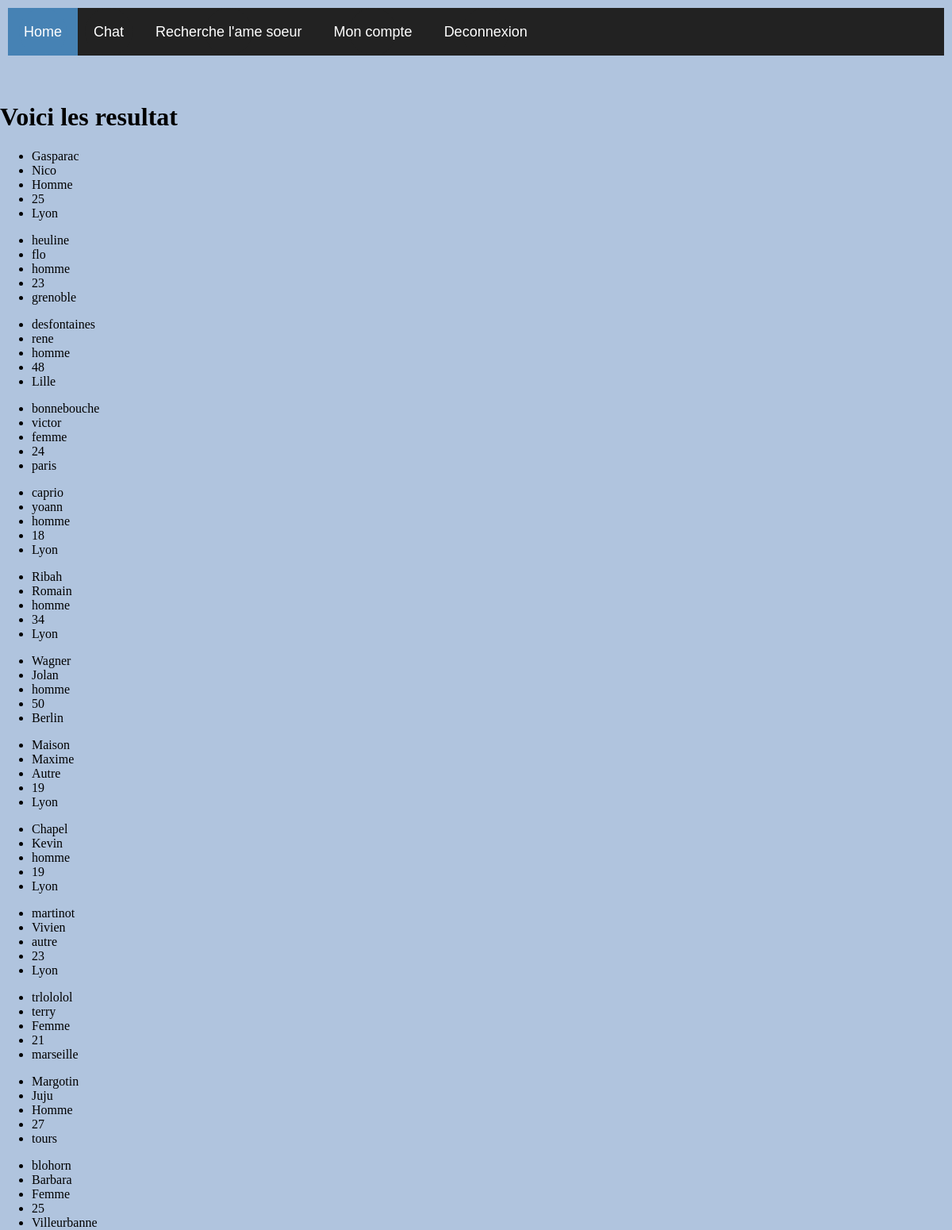
Screenshot of /actionRechercheMembre.php (signed in) with the database file from the repository.
### tables this page shows
CREATE TABLE `information_client` (
  `id_membre` int(11) NOT NULL,
  `nom` varchar(255) NOT NULL,
  `prenom` varchar(255) NOT NULL,
  `date_de_naissance` int(11) NOT NULL,
  `sexe` varchar(255) NOT NULL,
  `ville` varchar(255) NOT NULL,
  `email` varchar(255) NOT NULL,
  `password` varchar(255) NOT NULL,
  `active` tinyint(1) NOT NULL DEFAULT '1'
);

### connection_bdd.php (called while the page is built, shortened)
<?php
class Database
{
    public function __construct()
    {
            $bdd = new PDO('mysql:host=127.0.0.1; dbname=my_meetic_test', 'root', 'pandaporc37');
            $bdd->setAttribute(PDO::ATTR_ERRMODE, PDO::ERRMODE_EXCEPTION);
            $this->bdd = $bdd;
    }
}
$reqdb = new Database();
?>

### class.connec.php (the view, shortened to what this page needs)
<?php
require_once "connection_bdd.php";
class Connection
{
    public function searchMembre($sexe, $date_naissance, $ville, $ville2)
    {
        global $reqdb;
        $sqlSearch = "SELECT * FROM information_client WHERE 1";
        $connexion = $reqdb->bdd->prepare($sqlSearch);
        $connexion->execute();
        $result = $connexion->fetchAll(PDO::FETCH_ASSOC);
        foreach ($result as $element) {
            echo "<ul>";
            echo "<li>" .  $element['nom'] . "</li>";
            echo  "<li>" . $element['prenom'] . "</li> ";
            echo  "<li>" . $element['sexe'] . "</li> ";
            echo  "<li>" . $element['date_de_naissance']. "</li> ";
            echo  "<li>" . $element['ville'] . "</li> ";
            echo "</ul>";
        }
    }
}

### actionRechercheMembre.php (shortened to what this page needs)
<?php
require_once "connection_bdd.php";
require_once "class.connec.php";
$lolilol = new Connection($_SESSION['email'], $_SESSION['password']);
?>
<!DOCTYPE html>
<html lang="fr">
<head>
    <link rel="stylesheet" type="text/css" href="style.css">
</head>
<ul id="navbar">
    <li class="active"><a href="indexCompte.php">Home</a></li>
    <li><a href="#">Chat</a></li>
    <li><a href="rechercheMembre.php">Recherche l'ame soeur</a></li>
    <li><a href="monCompte.php">Mon compte</a></li>
    <li><a href="deco.php">Deconnexion</a></li>
</ul>
<br><br><br><br><br><br>
<h1>Voici les resultat </h1>
<?php
$lolilol->searchMembre
($_POST['resultRechercheSexe'],
    $_POST['resultRechercheAge'],
    $_POST['resultRechercheVille'],
    $_POST['resultRechercheVille2']
);
?>
<body>
</body>
</html>

### style.css (style rules this page uses)
html, body { height: 100%; }
body { margin: 0; background-color: lightsteelblue; background-image: url('http://hdw.datawallpaper.com/architecture/vintage-new-york-city-299988.jpg'); background-position: center; background-size: cover; -webkit-background-blend-mode: overlay; -moz-background-blend-mode: overlay; background-blend-mode: overlay; }
#navbar { position: absolute; top: 10px; left: 10px; right: 10px; height: 60px; margin: 0; padding: 0; list-style: none; background: #222; font-family: 'Oswald', sans-serif; font-size: 18px; font-weight: 300; }
#navbar li { position: relative; float: left; line-height: 60px; background: inherit; text-align: center; transition: all .2s; }
#navbar li a { position: relative; display: block; padding: 0 20px; line-height: inherit; color: white; text-decoration: none; }
#navbar li:before { content: ''; display: block; position: absolute; left: 50%; margin-left: -30px; width: 60px; height: 60px; background: #222; border-radius: 50%; transform: rotate(45deg); }
#navbar li.active, #navbar li.active:before { background: steelblue; }

### rows the page displays
information_client: nom "Gasparac", prenom "Nico", sexe "Homme", date_de_naissance "25", ville "Lyon"
information_client: nom "heuline", prenom "flo", sexe "homme", date_de_naissance "23", ville "grenoble"
information_client: nom "desfontaines", prenom "rene", sexe "homme", date_de_naissance "48", ville "Lille"
information_client: nom "bonnebouche", prenom "victor", sexe "femme", date_de_naissance "24", ville "paris"
information_client: nom "caprio", prenom "yoann", sexe "homme", date_de_naissance "18", ville "Lyon"
information_client: nom "Ribah", prenom "Romain", sexe "homme", date_de_naissance "34", ville "Lyon"
information_client: nom "Wagner", prenom "Jolan", sexe "homme", date_de_naissance "50", ville "Berlin"
information_client: nom "Maison", prenom "Maxime", sexe "Autre", date_de_naissance "19", ville "Lyon"
information_client: nom "Chapel", prenom "Kevin", sexe "homme", date_de_naissance "19", ville "Lyon"
information_client: nom "martinot", prenom "Vivien", sexe "autre", date_de_naissance "23", ville "Lyon"
information_client: nom "trlololol", prenom "terry", sexe "Femme", date_de_naissance "21", ville "marseille"
information_client: nom "Margotin", prenom "Juju", sexe "Homme", date_de_naissance "27", ville "tours"
information_client: nom "blohorn", prenom "Barbara", sexe "Femme", date_de_naissance "25", ville "Villeurbanne"
